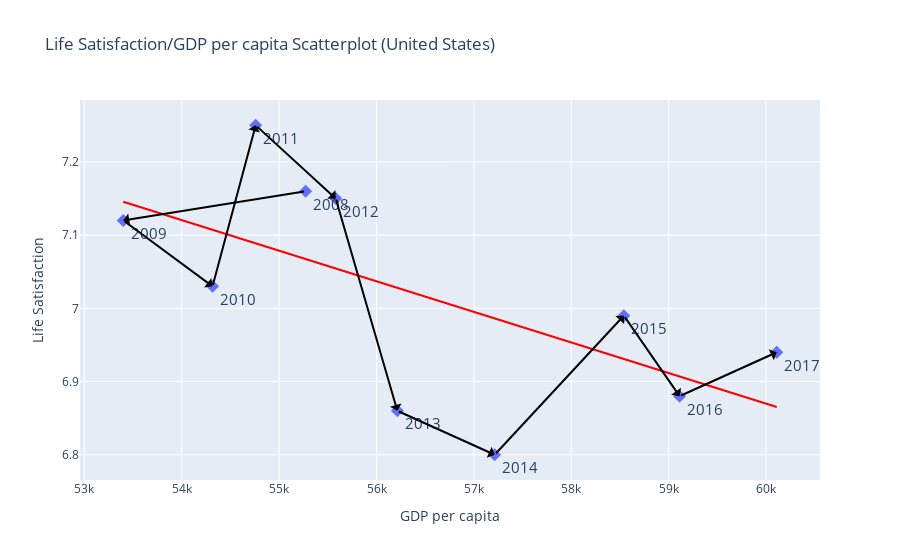
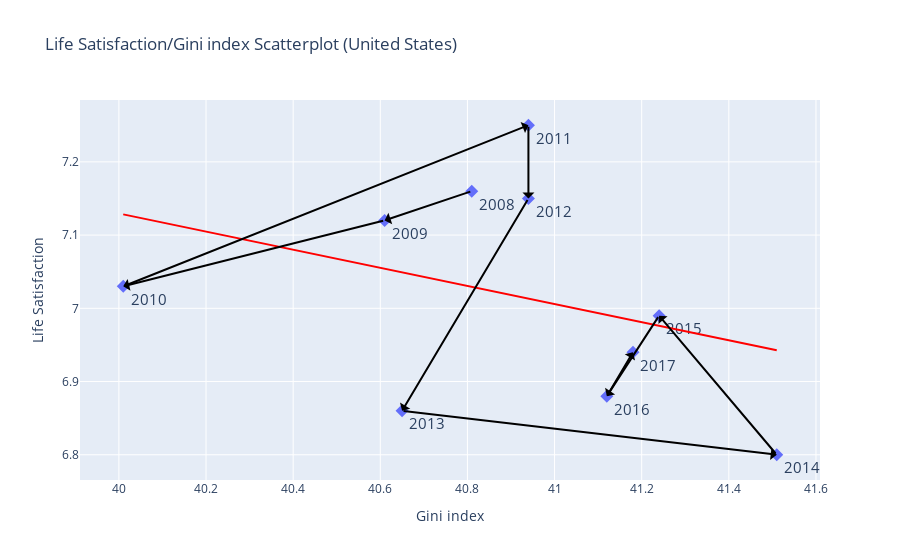

The notebook cell these images were saved under, in order:
### Code cell
arrow_scatterplot_gdp("USA", df).show()
arrow_scatterplot_gini("USA", df).show()

### Figure 1 — Plotly figure (JSON) as saved in the notebook; plotly's stock layout.template omitted (floating-point values rounded to 4 significant figures)
{"data": [{"hoverinfo": "skip", "legendgroup": "", "marker": {"color": "#636efa", "size": 10, "symbol": "diamond"}, "mode": "markers+text", "name": "", "orientation": "v", "showlegend": false, "text": [2008, 2009, 2010, 2011, 2012, 2013, 2014, 2015, 2016, 2017], "textfont": {"size": 15}, "textposition": "bottom right", "type": "scatter", "x": [55272, 53399, 54316, 54759, 55581, 56214, 57213, 58540, 59112, 60110], "xaxis": "x", "y": [7.16, 7.12, 7.03, 7.25, 7.15, 6.86, 6.8, 6.99, 6.88, 6.94], "yaxis": "y"}, {"hoverinfo": "skip", "legendgroup": "", "line": {"color": "red"}, "marker": {"color": "#636efa", "size": 10, "symbol": "diamond"}, "mode": "lines", "name": "", "showlegend": false, "textfont": {"size": 15}, "textposition": "bottom right", "type": "scatter", "x": [53399, 54316, 54759, 55272, 55581, 56214, 57213, 58540, 59112, 60110], "xaxis": "x", "y": [7.145, 7.107, 7.089, 7.067, 7.054, 7.028, 6.986, 6.931, 6.907, 6.865], "yaxis": "y"}], "layout": {"annotations": [{"arrowcolor": "black", "arrowhead": 1, "arrowsize": 1, "arrowwidth": 2, "ax": 55272, "axref": "x", "ay": 7.16, "ayref": "y", "showarrow": true, "text": "", "x": 53399, "xref": "x", "y": 7.12, "yref": "y"}, {"arrowcolor": "black", "arrowhead": 1, "arrowsize": 1, "arrowwidth": 2, "ax": 53399, "axref": "x", "ay": 7.12, "ayref": "y", "showarrow": true, "text": "", "x": 54316, "xref": "x", "y": 7.03, "yref": "y"}, {"arrowcolor": "black", "arrowhead": 1, "arrowsize": 1, "arrowwidth": 2, "ax": 54316, "axref": "x", "ay": 7.03, "ayref": "y", "showarrow": true, "text": "", "x": 54759, "xref": "x", "y": 7.25, "yref": "y"}, {"arrowcolor": "black", "arrowhead": 1, "arrowsize": 1, "arrowwidth": 2, "ax": 54759, "axref": "x", "ay": 7.25, "ayref": "y", "showarrow": true, "text": "", "x": 55581, "xref": "x", "y": 7.15, "yref": "y"}, {"arrowcolor": "black", "arrowhead": 1, "arrowsize": 1, "arrowwidth": 2, "ax": 55581, "axref": "x", "ay": 7.15, "ayref": "y", "showarrow": true, "text": "", "x": 56214, "xref": "x", "y": 6.86, "yref": "y"}, {"arrowcolor": "black", "arrowhead": 1, "arrowsize": 1, "arrowwidth": 2, "ax": 56214, "axref": "x", "ay": 6.86, "ayref": "y", "showarrow": true, "text": "", "x": 57213, "xref": "x", "y": 6.8, "yref": "y"}, {"arrowcolor": "black", "arrowhead": 1, "arrowsize": 1, "arrowwidth": 2, "ax": 57213, "axref": "x", "ay": 6.8, "ayref": "y", "showarrow": true, "text": "", "x": 58540, "xref": "x", "y": 6.99, "yref": "y"}, {"arrowcolor": "black", "arrowhead": 1, "arrowsize": 1, "arrowwidth": 2, "ax": 58540, "axref": "x", "ay": 6.99, "ayref": "y", "showarrow": true, "text": "", "x": 59112, "xref": "x", "y": 6.88, "yref": "y"}, {"arrowcolor": "black", "arrowhead": 1, "arrowsize": 1, "arrowwidth": 2, "ax": 59112, "axref": "x", "ay": 6.88, "ayref": "y", "showarrow": true, "text": "", "x": 60110, "xref": "x", "y": 6.94, "yref": "y"}], "legend": {"tracegroupgap": 0}, "title": {"text": "Life Satisfaction/GDP per capita Scatterplot (United States)"}, "xaxis": {"anchor": "y", "domain": [0, 1], "title": {"text": "GDP per capita"}}, "yaxis": {"anchor": "x", "domain": [0, 1], "title": {"text": "Life Satisfaction"}}}}

### Figure 2 — Plotly figure (JSON) as saved in the notebook; plotly's stock layout.template omitted (floating-point values rounded to 4 significant figures)
{"data": [{"hoverinfo": "skip", "legendgroup": "", "marker": {"color": "#636efa", "size": 10, "symbol": "diamond"}, "mode": "markers+text", "name": "", "orientation": "v", "showlegend": false, "text": [2008, 2009, 2010, 2011, 2012, 2013, 2014, 2015, 2016, 2017], "textfont": {"size": 15}, "textposition": "bottom right", "type": "scatter", "x": [40.81, 40.61, 40.01, 40.94, 40.94, 40.65, 41.51, 41.24, 41.12, 41.18], "xaxis": "x", "y": [7.16, 7.12, 7.03, 7.25, 7.15, 6.86, 6.8, 6.99, 6.88, 6.94], "yaxis": "y"}, {"hoverinfo": "skip", "legendgroup": "", "line": {"color": "red"}, "marker": {"color": "#636efa", "size": 10, "symbol": "diamond"}, "mode": "lines", "name": "", "showlegend": false, "textfont": {"size": 15}, "textposition": "bottom right", "type": "scatter", "x": [40.01, 40.61, 40.65, 40.81, 40.94, 40.94, 41.12, 41.18, 41.24, 41.51], "xaxis": "x", "y": [7.128, 7.054, 7.049, 7.029, 7.013, 7.013, 6.991, 6.983, 6.976, 6.943], "yaxis": "y"}], "layout": {"annotations": [{"arrowcolor": "black", "arrowhead": 1, "arrowsize": 1, "arrowwidth": 2, "ax": 40.81, "axref": "x", "ay": 7.16, "ayref": "y", "showarrow": true, "text": "", "x": 40.61, "xref": "x", "y": 7.12, "yref": "y"}, {"arrowcolor": "black", "arrowhead": 1, "arrowsize": 1, "arrowwidth": 2, "ax": 40.61, "axref": "x", "ay": 7.12, "ayref": "y", "showarrow": true, "text": "", "x": 40.01, "xref": "x", "y": 7.03, "yref": "y"}, {"arrowcolor": "black", "arrowhead": 1, "arrowsize": 1, "arrowwidth": 2, "ax": 40.01, "axref": "x", "ay": 7.03, "ayref": "y", "showarrow": true, "text": "", "x": 40.94, "xref": "x", "y": 7.25, "yref": "y"}, {"arrowcolor": "black", "arrowhead": 1, "arrowsize": 1, "arrowwidth": 2, "ax": 40.94, "axref": "x", "ay": 7.25, "ayref": "y", "showarrow": true, "text": "", "x": 40.94, "xref": "x", "y": 7.15, "yref": "y"}, {"arrowcolor": "black", "arrowhead": 1, "arrowsize": 1, "arrowwidth": 2, "ax": 40.94, "axref": "x", "ay": 7.15, "ayref": "y", "showarrow": true, "text": "", "x": 40.65, "xref": "x", "y": 6.86, "yref": "y"}, {"arrowcolor": "black", "arrowhead": 1, "arrowsize": 1, "arrowwidth": 2, "ax": 40.65, "axref": "x", "ay": 6.86, "ayref": "y", "showarrow": true, "text": "", "x": 41.51, "xref": "x", "y": 6.8, "yref": "y"}, {"arrowcolor": "black", "arrowhead": 1, "arrowsize": 1, "arrowwidth": 2, "ax": 41.51, "axref": "x", "ay": 6.8, "ayref": "y", "showarrow": true, "text": "", "x": 41.24, "xref": "x", "y": 6.99, "yref": "y"}, {"arrowcolor": "black", "arrowhead": 1, "arrowsize": 1, "arrowwidth": 2, "ax": 41.24, "axref": "x", "ay": 6.99, "ayref": "y", "showarrow": true, "text": "", "x": 41.12, "xref": "x", "y": 6.88, "yref": "y"}, {"arrowcolor": "black", "arrowhead": 1, "arrowsize": 1, "arrowwidth": 2, "ax": 41.12, "axref": "x", "ay": 6.88, "ayref": "y", "showarrow": true, "text": "", "x": 41.18, "xref": "x", "y": 6.94, "yref": "y"}], "legend": {"tracegroupgap": 0}, "title": {"text": "Life Satisfaction/Gini index Scatterplot (United States)"}, "xaxis": {"anchor": "y", "domain": [0, 1], "title": {"text": "Gini index"}}, "yaxis": {"anchor": "x", "domain": [0, 1], "title": {"text": "Life Satisfaction"}}}}
